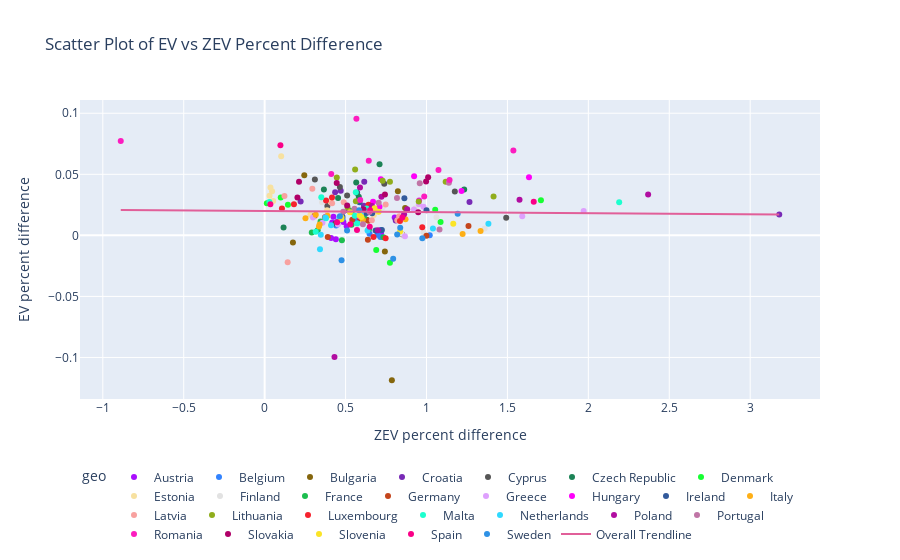

Notebook code cell kept with this figure:
### Code cell
# To make sure there are enough different colors for each country
colors = pc.qualitative.Alphabet + pc.qualitative.Dark24 + pc.qualitative.Light24

# Plot the scatter to answer sub question 2

fig = px.scatter(
    df_cleaned,
    x='zev_norm',
    y='ev_norm',
    color='geo',
    labels={'ev_norm': 'EV percent difference', 'zev_norm': 'ZEV percent difference'},
    trendline='ols',
    title="Scatter Plot of EV vs ZEV Percent Difference",
    color_discrete_sequence=colors,
    trendline_scope='overall'
)
fig.update_layout(
    legend=dict(
        orientation="h",
        yanchor="bottom",
        y=-0.5
    )
)

fig.show()

### Figure 1 — Plotly figure (JSON) as saved in the notebook; plotly's stock layout.template omitted (floating-point values rounded to 4 significant figures; data arrays with more than 128 entries replaced by an {"elided": "..."} marker saying what was removed)
{"data": [{"hovertemplate": "geo=Austria<br>ZEV percent difference=%{x}<br>EV percent difference=%{y}<extra></extra>", "legendgroup": "Austria", "marker": {"color": "#AA0DFE", "symbol": "circle"}, "mode": "markers", "name": "Austria", "orientation": "v", "showlegend": true, "type": "scatter", "x": [null, 0.4866, 0.8035, 0.6109, 0.4248, 0.4176, 0.507, 0.7192, 0.4399, 0.4105], "xaxis": "x", "y": [null, 0.01097, 0.01464, 0.01485, 0.01516, 0.01049, 0.007443, 0.001975, -0.00329, -0.002213], "yaxis": "y"}, {"hovertemplate": "geo=Belgium<br>ZEV percent difference=%{x}<br>EV percent difference=%{y}<extra></extra>", "legendgroup": "Belgium", "marker": {"color": "#3283FE", "symbol": "circle"}, "mode": "markers", "name": "Belgium", "orientation": "v", "showlegend": true, "type": "scatter", "x": [null, 0.4817, 0.5704, 0.4509, 0.4415, 0.7185, 0.6972, 0.648, 0.7146, 1.02], "xaxis": "x", "y": [null, 0.01367, 0.0119, 0.0114, 0.007968, 0.004388, 0.0004356, 0.00135, -0.001417, 0.0001342], "yaxis": "y"}, {"hovertemplate": "geo=Bulgaria<br>ZEV percent difference=%{x}<br>EV percent difference=%{y}<extra></extra>", "legendgroup": "Bulgaria", "marker": {"color": "#85660D", "symbol": "circle"}, "mode": "markers", "name": "Bulgaria", "orientation": "v", "showlegend": true, "type": "scatter", "x": [null, 0.2449, 0.1749, 0.786, 0.849, 0.669, 0.6312, 0.7429, 0.8679, 0.8231], "xaxis": "x", "y": [null, 0.04915, -0.005851, -0.1187, 0.0008606, 0.02025, 0.01275, -0.01317, 0.02242, 0.03607], "yaxis": "y"}, {"hovertemplate": "geo=Croatia<br>ZEV percent difference=%{x}<br>EV percent difference=%{y}<extra></extra>", "legendgroup": "Croatia", "marker": {"color": "#782AB6", "symbol": "circle"}, "mode": "markers", "name": "Croatia", "orientation": "v", "showlegend": true, "type": "scatter", "x": [null, 3.179, 0.4356, 0.2222, 0.6154, 0.5714, 0.8099, 1.266, 0.613, 0.47], "xaxis": "x", "y": [null, 0.01708, 0.03536, 0.02778, 0.04396, 0.03495, 0.01206, 0.02723, 0.02426, 0.03655], "yaxis": "y"}, {"hovertemplate": "geo=Cyprus<br>ZEV percent difference=%{x}<br>EV percent difference=%{y}<extra></extra>", "legendgroup": "Cyprus", "marker": {"color": "#565656", "symbol": "circle"}, "mode": "markers", "name": "Cyprus", "orientation": "v", "showlegend": true, "type": "scatter", "x": [null, 0.5333, 0.7391, 1.175, 0.3103, 0.4649, 0.4371, 0.3875, 1.492, 0.5096], "xaxis": "x", "y": [null, 0.01921, 0.04219, 0.03598, 0.04568, 0.03951, 0.009757, 0.02406, 0.01433, 0.03259], "yaxis": "y"}, {"hovertemplate": "geo=Czech Republic<br>ZEV percent difference=%{x}<br>EV percent difference=%{y}<extra></extra>", "legendgroup": "Czech Republic", "marker": {"color": "#1C8356", "symbol": "circle"}, "mode": "markers", "name": "Czech Republic", "orientation": "v", "showlegend": true, "type": "scatter", "x": [null, 0.7098, 0.3661, 0.5657, 1.233, 0.4537, 0.6384, 0.1168, 0.5686, 0.5815], "xaxis": "x", "y": [null, 0.05827, 0.03758, 0.04331, 0.03753, 0.03056, 0.02046, 0.006378, 0.03488, 0.03156], "yaxis": "y"}, {"hovertemplate": "geo=Denmark<br>ZEV percent difference=%{x}<br>EV percent difference=%{y}<extra></extra>", "legendgroup": "Denmark", "marker": {"color": "#16FF32", "symbol": "circle"}, "mode": "markers", "name": "Denmark", "orientation": "v", "showlegend": true, "type": "scatter", "x": [null, 1.707, 0.09935, 0.01352, 0.1437, 0.5395, 1.054, 1.087, 0.6894, 0.7741], "xaxis": "x", "y": [null, 0.02876, 0.03102, 0.02621, 0.02505, 0.02004, 0.02104, 0.01083, -0.01195, -0.02252], "yaxis": "y"}, {"hovertemplate": "geo=Estonia<br>ZEV percent difference=%{x}<br>EV percent difference=%{y}<extra></extra>", "legendgroup": "Estonia", "marker": {"color": "#F7E1A0", "symbol": "circle"}, "mode": "markers", "name": "Estonia", "orientation": "v", "showlegend": true, "type": "scatter", "x": [null, 0.04592, 0.03584, 0.03028, 0.0529, 0.1021, 0.2829, 0.3858, 0.4094, 0.6746], "xaxis": "x", "y": [null, 0.0362, 0.03925, 0.03242, 0.02823, 0.06486, 0.01685, 0.02053, 0.02714, 0.01672], "yaxis": "y"}, {"hovertemplate": "geo=Finland<br>ZEV percent difference=%{x}<br>EV percent difference=%{y}<extra></extra>", "legendgroup": "Finland", "marker": {"color": "#E2E2E2", "symbol": "circle"}, "mode": "markers", "name": "Finland", "orientation": "v", "showlegend": true, "type": "scatter", "x": [null, 0.7021, 0.3546, 0.7292, 0.6251, 0.9316, 1.062, 1.359, 0.9825, 0.8463], "xaxis": "x", "y": [null, 0.0195, 0.02708, 0.02276, 0.02078, 0.02219, 0.01484, 0.005688, 0.002524, 0.001406], "yaxis": "y"}, {"hovertemplate": "geo=France<br>ZEV percent difference=%{x}<br>EV percent difference=%{y}<extra></extra>", "legendgroup": "France", "marker": {"color": "#1CBE4F", "symbol": "circle"}, "mode": "markers", "name": "France", "orientation": "v", "showlegend": true, "type": "scatter", "x": [null, 0.6148, 0.4639, 0.3454, 0.2911, 0.3276, 0.7341, 0.6448, 0.4772, 0.5372], "xaxis": "x", "y": [null, 0.0141, 0.01276, 0.01125, 0.002303, 0.004118, -0.001502, 0.004938, -0.003926, 0.008748], "yaxis": "y"}, {"hovertemplate": "geo=Germany<br>ZEV percent difference=%{x}<br>EV percent difference=%{y}<extra></extra>", "legendgroup": "Germany", "marker": {"color": "#C4451C", "symbol": "circle"}, "mode": "markers", "name": "Germany", "orientation": "v", "showlegend": true, "type": "scatter", "x": [null, 0.3728, 0.3093, 0.5876, 0.5413, 0.6409, 1.259, 0.9995, 0.6379, 0.3899], "xaxis": "x", "y": [null, 0.01489, 0.01608, 0.01422, 0.01275, 0.01205, 0.007563, -0.0003651, -0.003614, -0.00126], "yaxis": "y"}, {"hovertemplate": "geo=Greece<br>ZEV percent difference=%{x}<br>EV percent difference=%{y}<extra></extra>", "legendgroup": "Greece", "marker": {"color": "#DEA0FD", "symbol": "circle"}, "mode": "markers", "name": "Greece", "orientation": "v", "showlegend": true, "type": "scatter", "x": [null, 0.8667, 0.3571, 0.2982, 0.4527, 0.9814, 1.592, 1.971, 0.9226, 0.9529], "xaxis": "x", "y": [null, -0.0006441, 0.01026, 0.0147, 0.008919, 0.02341, 0.01571, 0.02, 0.02121, 0.02548], "yaxis": "y"}, {"hovertemplate": "geo=Hungary<br>ZEV percent difference=%{x}<br>EV percent difference=%{y}<extra></extra>", "legendgroup": "Hungary", "marker": {"color": "#FE00FA", "symbol": "circle"}, "mode": "markers", "name": "Hungary", "orientation": "v", "showlegend": true, "type": "scatter", "x": [null, 0.9543, 1.216, 1.633, 0.9233, 0.7179, 0.6697, 0.7094, 0.5852, 0.3812], "xaxis": "x", "y": [null, 0.02864, 0.03627, 0.04756, 0.04841, 0.04602, 0.02743, 0.02342, 0.01573, 0.01554], "yaxis": "y"}, {"hovertemplate": "geo=Ireland<br>ZEV percent difference=%{x}<br>EV percent difference=%{y}<extra></extra>", "legendgroup": "Ireland", "marker": {"color": "#325A9B", "symbol": "circle"}, "mode": "markers", "name": "Ireland", "orientation": "v", "showlegend": true, "type": "scatter", "x": [null, 1, 0.5188, 0.6285, 0.6643, 0.8633, 0.4808, 0.6855, 0.7243, 0.586], "xaxis": "x", "y": [null, 0.02047, 0.02038, 0.01837, 0.01808, 0.03044, 0.01541, 0.003993, 0.0043, 0.02705], "yaxis": "y"}, {"hovertemplate": "geo=Italy<br>ZEV percent difference=%{x}<br>EV percent difference=%{y}<extra></extra>", "legendgroup": "Italy", "marker": {"color": "#FEAF16", "symbol": "circle"}, "mode": "markers", "name": "Italy", "orientation": "v", "showlegend": true, "type": "scatter", "x": [null, 0.3358, 0.2522, 0.3158, 0.6071, 0.8703, 1.334, 1.223, 0.3397, 0.3882], "xaxis": "x", "y": [null, 0.007264, 0.01402, 0.01696, 0.01281, 0.01324, 0.0036, 0.001006, 0.008821, 0.016], "yaxis": "y"}, {"hovertemplate": "geo=Latvia<br>ZEV percent difference=%{x}<br>EV percent difference=%{y}<extra></extra>", "legendgroup": "Latvia", "marker": {"color": "#F8A19F", "symbol": "circle"}, "mode": "markers", "name": "Latvia", "orientation": "v", "showlegend": true, "type": "scatter", "x": [null, 0.1223, 0.1422, 0.2946, 0.4167, 0.4887, 0.8313, 0.7477, 0.8196, 0.6621], "xaxis": "x", "y": [null, 0.03228, -0.02195, 0.03809, 0.02637, 0.02701, 0.01571, 0.02529, 0.0123, 0.01231], "yaxis": "y"}, {"hovertemplate": "geo=Lithuania<br>ZEV percent difference=%{x}<br>EV percent difference=%{y}<extra></extra>", "legendgroup": "Lithuania", "marker": {"color": "#90AD1C", "symbol": "circle"}, "mode": "markers", "name": "Lithuania", "orientation": "v", "showlegend": true, "type": "scatter", "x": [null, 1.414, 1.118, 0.7291, 0.559, 0.4456, 0.7742, 0.9519, 0.5123, 0.5638], "xaxis": "x", "y": [null, 0.03177, 0.0438, 0.04466, 0.05396, 0.04738, 0.04388, 0.02772, 0.02289, 0.02801], "yaxis": "y"}, {"hovertemplate": "geo=Luxembourg<br>ZEV percent difference=%{x}<br>EV percent difference=%{y}<extra></extra>", "legendgroup": "Luxembourg", "marker": {"color": "#F6222E", "symbol": "circle"}, "mode": "markers", "name": "Luxembourg", "orientation": "v", "showlegend": true, "type": "scatter", "x": [null, 0.1069, 0.181, 0.4161, 0.3794, 0.642, 0.8361, 0.9737, 0.7474, 0.6726], "xaxis": "x", "y": [null, 0.02208, 0.02556, 0.03091, 0.02857, 0.02499, 0.01179, 0.006543, -0.002435, -0.001304], "yaxis": "y"}, {"hovertemplate": "geo=Malta<br>ZEV percent difference=%{x}<br>EV percent difference=%{y}<extra></extra>", "legendgroup": "Malta", "marker": {"color": "#1CFFCE", "symbol": "circle"}, "mode": "markers", "name": "Malta", "orientation": "v", "showlegend": true, "type": "scatter", "x": [null, 0.5632, 0.02941, 0.35, 2.19, 0.6302, 0.3154, 0.379, 0.5721, 0.5569], "xaxis": "x", "y": [null, 0.03529, 0.02738, 0.03122, 0.02719, 0.02207, 0.002999, 0.0141, 0.009753, 0.01608], "yaxis": "y"}, {"hovertemplate": "geo=Netherlands<br>ZEV percent difference=%{x}<br>EV percent difference=%{y}<extra></extra>", "legendgroup": "Netherlands", "marker": {"color": "#2ED9FF", "symbol": "circle"}, "mode": "markers", "name": "Netherlands", "orientation": "v", "showlegend": true, "type": "scatter", "x": [null, 0.4627, 0.3748, 0.5929, 1.04, 1.383, 0.6359, 0.4102, 0.3469, 0.3419], "xaxis": "x", "y": [null, 0.01488, 0.01463, 0.01731, 0.005629, 0.009496, 0.004065, 0.008222, 0.0005098, -0.01131], "yaxis": "y"}, {"hovertemplate": "geo=Poland<br>ZEV percent difference=%{x}<br>EV percent difference=%{y}<extra></extra>", "legendgroup": "Poland", "marker": {"color": "#B10DA1", "symbol": "circle"}, "mode": "markers", "name": "Poland", "orientation": "v", "showlegend": true, "type": "scatter", "x": [null, 0.4314, 0.589, 1.575, 2.369, 0.7214, 0.8805, 0.8615, 0.6999, 0.663], "xaxis": "x", "y": [null, -0.09959, 0.03923, 0.02923, 0.03337, 0.0317, 0.02127, 0.01724, 0.004188, 0.024], "yaxis": "y"}, {"hovertemplate": "geo=Portugal<br>ZEV percent difference=%{x}<br>EV percent difference=%{y}<extra></extra>", "legendgroup": "Portugal", "marker": {"color": "#C075A6", "symbol": "circle"}, "mode": "markers", "name": "Portugal", "orientation": "v", "showlegend": true, "type": "scatter", "x": [null, 1.08, 0.7046, 0.9585, 1.138, 0.8175, 0.4857, 0.6071, 0.555, 0.6482], "xaxis": "x", "y": [null, 0.004808, 0.02675, 0.04269, 0.04316, 0.03053, 0.01933, 0.009085, 0.02181, 0.01917], "yaxis": "y"}, {"hovertemplate": "geo=Romania<br>ZEV percent difference=%{x}<br>EV percent difference=%{y}<extra></extra>", "legendgroup": "Romania", "marker": {"color": "#FC1CBF", "symbol": "circle"}, "mode": "markers", "name": "Romania", "orientation": "v", "showlegend": true, "type": "scatter", "x": [null, 0.4114, 0.6433, 0.567, -0.8891, 1.537, 1.074, 1.143, 0.9859, 0.5905], "xaxis": "x", "y": [null, 0.05023, 0.06113, 0.09553, 0.07735, 0.06956, 0.05344, 0.04535, 0.03183, 0.02893], "yaxis": "y"}, {"hovertemplate": "geo=Slovakia<br>ZEV percent difference=%{x}<br>EV percent difference=%{y}<extra></extra>", "legendgroup": "Slovakia", "marker": {"color": "#B00068", "symbol": "circle"}, "mode": "markers", "name": "Slovakia", "orientation": "v", "showlegend": true, "type": "scatter", "x": [null, 0.2124, 0.4453, 1.01, 0.9975, 0.2025, 0.9487, 0.6108, 0.5098, 0.7433], "xaxis": "x", "y": [null, 0.04384, 0.04283, 0.04767, 0.04413, 0.03094, 0.01902, 0.02135, 0.02441, 0.03352], "yaxis": "y"}, {"hovertemplate": "geo=Slovenia<br>ZEV percent difference=%{x}<br>EV percent difference=%{y}<extra></extra>", "legendgroup": "Slovenia", "marker": {"color": "#FBE426", "symbol": "circle"}, "mode": "markers", "name": "Slovenia", "orientation": "v", "showlegend": true, "type": "scatter", "x": [null, 1.165, 0.5868, 0.7046, 0.6791, 0.5275, 0.8368, 0.4749, 0.4737, 0.5975], "xaxis": "x", "y": [null, 0.009567, 0.01634, 0.01924, 0.0221, 0.01886, 0.003135, 0.01459, 0.01329, 0.01504], "yaxis": "y"}, {"hovertemplate": "geo=Spain<br>ZEV percent difference=%{x}<br>EV percent difference=%{y}<extra></extra>", "legendgroup": "Spain", "marker": {"color": "#FA0087", "symbol": "circle"}, "mode": "markers", "name": "Spain", "orientation": "v", "showlegend": true, "type": "scatter", "x": [null, 0.8507, 0.09743, 1.663, 0.03523, 0.6513, 0.6494, 0.5297, 0.4478, 0.5706], "xaxis": "x", "y": [null, 0.01469, 0.07377, 0.02759, 0.02543, 0.02064, 0.007003, 0.009105, 0.01075, 0.004453], "yaxis": "y"}, {"hovertemplate": "geo=Sweden<br>ZEV percent difference=%{x}<br>EV percent difference=%{y}<extra></extra>", "legendgroup": "Sweden", "marker": {"color": "#2E91E5", "symbol": "circle"}, "mode": "markers", "name": "Sweden", "orientation": "v", "showlegend": true, "type": "scatter", "x": [null, 1.193, 0.5842, 0.465, 0.5093, 0.8187, 0.8376, 0.9743, 0.7941, 0.4752], "xaxis": "x", "y": [null, 0.01767, 0.02063, 0.01556, 0.004038, 0.0007129, 0.006327, -0.002395, -0.01923, -0.02036], "yaxis": "y"}, {"hovertemplate": "<b>OLS trendline</b><br>ev_norm = -0.000878332 * zev_norm + 0.0199099<br>R<sup>2</sup>=0.000308<br><br>ZEV percent difference=%{x}<br>EV percent difference=%{y} <b>(trend)</b><extra></extra>", "legendgroup": "Overall Trendline", "line": {"color": "#E15F99"}, "mode": "lines", "name": "Overall Trendline", "showlegend": true, "type": "scatter", "x": {"elided": "243 float values"}, "xaxis": "x", "y": {"elided": "243 float values"}, "yaxis": "y"}], "layout": {"legend": {"orientation": "h", "title": {"text": "geo"}, "tracegroupgap": 0, "y": -0.5, "yanchor": "bottom"}, "title": {"text": "Scatter Plot of EV vs ZEV Percent Difference"}, "xaxis": {"anchor": "y", "domain": [0, 1], "title": {"text": "ZEV percent difference"}}, "yaxis": {"anchor": "x", "domain": [0, 1], "title": {"text": "EV percent difference"}}}}
